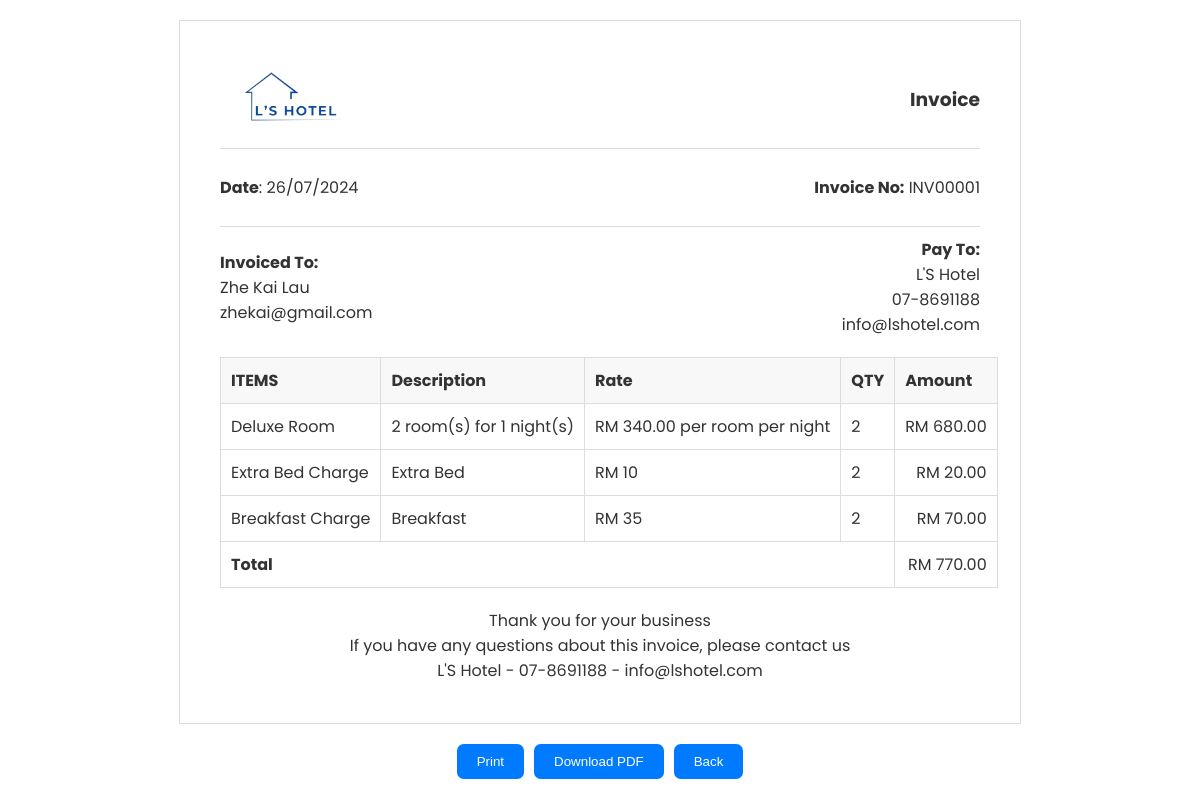
The page /invoice.php?booking_id=2 on the database its author committed.
### tables this page shows
CREATE TABLE `bookings` (
  `booking_id` int(11) NOT NULL,
  `email` varchar(100) NOT NULL,
  `room_id` int(11) NOT NULL,
  `check_in_date` date NOT NULL,
  `check_out_date` date NOT NULL,
  `days` int(11) NOT NULL,
  `number_of_rooms` int(11) NOT NULL,
  `bed_selection` varchar(255) NOT NULL,
  `smoke` varchar(255) NOT NULL,
  `first_name` varchar(50) NOT NULL,
  `last_name` varchar(50) NOT NULL,
  `phone_number` varchar(15) NOT NULL,
  `bring_car` varchar(3) NOT NULL,
  `additional_requests` varchar(255) DEFAULT NULL,
  `total_amount` decimal(10,2) NOT NULL,
  `created_at` timestamp NOT NULL DEFAULT current_timestamp(),
  `car_plates` varchar(255) DEFAULT NULL,
  `payment_status` varchar(20) NOT NULL,
  `booking_status` varchar(20) NOT NULL
);

CREATE TABLE `users` (
  `id` int(11) NOT NULL,
  `first_name` varchar(50) NOT NULL,
  `last_name` varchar(50) NOT NULL,
  `email` varchar(100) NOT NULL,
  `phone_number` varchar(15) NOT NULL,
  `password` varchar(255) NOT NULL
);

CREATE TABLE `rooms` (
  `room_id` int(11) NOT NULL,
  `room_type` varchar(255) NOT NULL,
  `room_level` int(3) NOT NULL,
  `room_price` decimal(10,2) NOT NULL,
  `room_features` text DEFAULT NULL,
  `room_facilities` text DEFAULT NULL,
  `room_size` varchar(50) DEFAULT NULL,
  `room_availability` int(11) DEFAULT NULL,
  `room_description` text DEFAULT NULL,
  `room_images` text DEFAULT NULL
);

### invoice.php (the view, shortened to what this page needs)
<?php
include 'config.php';
function getBookingDetails($conn, $booking_id) {
    $sql = "SELECT b.*, u.first_name, u.last_name, r.room_type, r.room_price
            FROM bookings b
            JOIN users u ON b.email = u.email
            JOIN rooms r ON b.room_id = r.room_id
            WHERE b.booking_id = ?";
    $stmt = $conn->prepare($sql);
    $stmt->bind_param("i", $booking_id);
    $stmt->execute();
    $result = $stmt->get_result();
    $booking = $result->fetch_assoc();
    return $booking;
}
function insertOrUpdateInvoice($conn, $booking) {
    $sql = "INSERT INTO invoices (booking_id, amount, payment_status, email)
            SELECT ?, ?, ?, ?
            FROM DUAL
            WHERE NOT EXISTS (SELECT 1 FROM invoices WHERE booking_id = ?)";
    $stmt = $conn->prepare($sql);
    $stmt->bind_param("isssi", $booking['booking_id'], $booking['total_amount'], $booking['payment_status'], $booking['email'], $booking['booking_id']);
    $stmt->execute();
    if ($stmt->affected_rows === 0) {
        $sql = "SELECT id FROM invoices WHERE booking_id = ?";
        $stmt = $conn->prepare($sql);
        $stmt->bind_param("i", $booking['booking_id']);
        $stmt->execute();
        $result = $stmt->get_result();
        $invoice = $result->fetch_assoc();
        $invoice_db_id = $invoice['id'];
    } else {
        $invoice_db_id = $stmt->insert_id;
    }
    return $invoice_db_id;
}
function updateInvoiceId($conn, $invoice_db_id) {
    $invoice_id = 'INV' . str_pad($invoice_db_id, 5, '0', STR_PAD_LEFT);
    $sql = "UPDATE invoices SET invoice_id = ? WHERE id = ?";
    $stmt = $conn->prepare($sql);
    return $invoice_id;
}
function calculateAdditionalCharges($additional_requests) {
    $extra_bed_charge = 10;
    $breakfast_charge = 35;
    $extra_bed_total = 0;
    $breakfast_total = 0;
    $extra_bed_qty = 0;
    $breakfast_qty = 0;
    foreach ($additional_requests as $request) {
        if (isset($request['extra_bed']) && $request['extra_bed'] === 'Yes') {
            $extra_bed_qty += $request['bed_quantity'];
            $extra_bed_total += $request['bed_quantity'] * $extra_bed_charge;
        }
        if (isset($request['add_breakfast']) && $request['add_breakfast'] === 'Yes') {
            $breakfast_qty += $request['breakfast_quantity'];
            $breakfast_total += $request['breakfast_quantity'] * $breakfast_charge;
        }
    }
    return [
        'extra_bed_total' => $extra_bed_total,
        'breakfast_total' => $breakfast_total,
        'extra_bed_qty' => $extra_bed_qty,
        'breakfast_qty' => $breakfast_qty,
    ];
}
try {
    $booking_id = $_GET['booking_id'];
    $booking = getBookingDetails($conn, $booking_id);
    $invoice_db_id = insertOrUpdateInvoice($conn, $booking);
    $invoice_id = updateInvoiceId($conn, $invoice_db_id);
    $additional_requests = json_decode($booking['additional_requests'], true);
    $charges = calculateAdditionalCharges($additional_requests);
    $room_total = $booking['room_price'] * $booking['number_of_rooms'] * $booking['days'];
    $total_amount = $room_total + $charges['extra_bed_total'] + $charges['breakfast_total'];
} catch (Exception $e) {
    die($e->getMessage());
}
?>
<!DOCTYPE html>
<html lang="en">
<head>
    <link rel="stylesheet" href="css/invoice.css?v=<?php echo time(); ?>">
    <link rel="stylesheet" href="https://cdnjs.cloudflare.com/ajax/libs/font-awesome/6.2.1/css/all.min.css" />
</head>
<body>
    <div class="invoice-wrapper" id="print-area">
        <div class="invoice">
            <div class="invoice-container">
                <div class="invoice-head">
                    <div class="invoice-head-top">
                        <div class="invoice-head-top-left text-start">
                            <img src="img/logo.png" alt="Logo" id="logo">
                        </div>
                        <div class="invoice-head-top-right text-end">
                            <h3>Invoice</h3>
                        </div>
                    </div>
                    <div class="hr"></div>
                    <div class="invoice-head-middle">
                        <div class="invoice-head-middle-left text-start">
                            <p><span class="text-bold">Date</span>: <?php echo date('d/m/Y'); ?></p>
                        </div>
                        <div class="invoice-head-middle-right text-end">
                            <p><span class="text-bold">Invoice No:</span> <?php echo $invoice_id; ?></p>
                        </div>
                    </div>
                    <div class="hr"></div>
                    <div class="invoice-head-bottom">
                        <div class="invoice-head-bottom-left">
                            <ul>
                                <li class="text-bold">Invoiced To:</li>
                                <li><?php echo htmlspecialchars($booking['first_name'] . ' ' . $booking['last_name']); ?></li>
                                <li><?php echo htmlspecialchars($booking['email']); ?></li>
                            </ul>
                        </div>
                        <div class="invoice-head-bottom-right">
                            <ul class="text-end">
                                <li class="text-bold">Pay To:</li>
                                <li>L'S Hotel</li>
                                <li>07-8691188</li>
                                <li>info@lshotel.com</li>
                            </ul>
                        </div>
                    </div>
                </div>
                <div class="overflow-view">
                    <div class="invoice-body">
                        <table>
                            <thead>
                                <tr>
                                    <td class="text-bold">ITEMS</td>
                                    <td class="text-bold">Description</td>
                                    <td class="text-bold">Rate</td>
                                    <td class="text-bold">QTY</td>
                                    <td class="text-bold">Amount</td>
                                </tr>
                            </thead>
                            <tbody>
                                <tr>
                                    <td><?php echo htmlspecialchars($booking['room_type']); ?></td>
                                    <td><?php echo htmlspecialchars($booking['number_of_rooms']); ?> room(s) for <?php echo htmlspecialchars($booking['days']); ?> night(s)</td>
                                    <td>RM <?php echo number_format($booking['room_price'], 2); ?> per room per night</td>
                                    <td><?php echo htmlspecialchars($booking['number_of_rooms'] * $booking['days']); ?></td>
                                    <td class="text-end">RM <?php echo number_format($room_total, 2); ?></td>
                                </tr>
                                <tr>
                                    <td>Extra Bed Charge</td>
                                    <td>Extra Bed</td>
                                    <td>RM 10</td>
                                    <td><?php echo $charges['extra_bed_qty']; ?></td>
                                    <td class="text-end">RM <?php echo number_format($charges['extra_bed_total'], 2); ?></td>
                                </tr>
                                <tr>
                                    <td>Breakfast Charge</td>
                                    <td>Breakfast</td>
                                    <td>RM 35</td>
                                    <td><?php echo $charges['breakfast_qty']; ?></td>
                                    <td class="text-end">RM <?php echo number_format($charges['breakfast_total'], 2); ?></td>
                                </tr>
                            </tbody>
                            <tfoot>
                                <tr>
                                    <td colspan="4" class="text-bold">Total</td>
                                    <td class="text-end">RM <?php echo number_format($total_amount, 2); ?></td>
                                </tr>
                            </tfoot>
                        </table>
                    </div>
                </div>
                <div class="invoice-footer">
                    <ul class="text-center">
                        <li>Thank you for your business</li>
                        <li>If you have any questions about this invoice, please contact us</li>
                        <li>L'S Hotel - 07-8691188 - info@lshotel.com</li>
                    </ul>
                </div>
            </div>
        </div>
    </div>
    <div class="text-center m-t-20 no-print">
        <button onclick="window.print();" class="btn btn-primary">Print</button>
        <button class="btn btn-secondary" onclick="generatePDF()">Download PDF</button>
        <button id="back-button" class="btn btn-info" onclick="goBack()">Back</button>
    </div>
</body>
</html>

### css/invoice.css (style rules this page uses)
body { font-family: 'Poppins', sans-serif; margin: 0; padding: 0; color: #333; }
.invoice-wrapper { max-width: 800px; margin: 20px auto; padding: 20px; border: 1px solid #ddd; background-color: #fff; }
.invoice { width: 100%; }
.invoice-container { padding: 20px; }
.invoice-head, .invoice-body, .invoice-foot { margin-bottom: 20px; }
.text-start { text-align: left; }
.text-end { text-align: right; }
.text-center { text-align: center; }
.text-bold { font-weight: bold; }
.hr { border-bottom: 1px solid #ddd; margin: 10px 0; }
.invoice-head-top, .invoice-head-middle, .invoice-head-bottom { display: flex; justify-content: space-between; align-items: center; }
.invoice-head-top-left img { width: 10em; }
ul { list-style: none; padding: 0; margin: 0; }
table { width: 100%; border-collapse: collapse; }
table thead { background-color: #f8f8f8; }
table th, table td { padding: 10px; border: 1px solid #ddd; white-space: nowrap; }
.no-print { display: flex; justify-content: center; gap: 10px; }
.btn { padding: 10px 20px; border: none; border-radius: 0.5em; background-color: #007bff; color: #fff; cursor: pointer; display: flex; align-items: center; gap: 5px; }

### rows shown on the page
bookings: users.first_name+last_name "Zhe Kai Lau", email "zhekai@gmail.com", room.room_type "Deluxe Room", number_of_rooms "2", days "1", room.room_price "340.00", $booking['number_of_rooms']*$booking['days'] "2", room_total "680.00", additional_requests "2", additional_requests "20.00", additional_requests "70.00", total_amount "770.00"

### other values the page prints
$invoice_id "INV00001"
